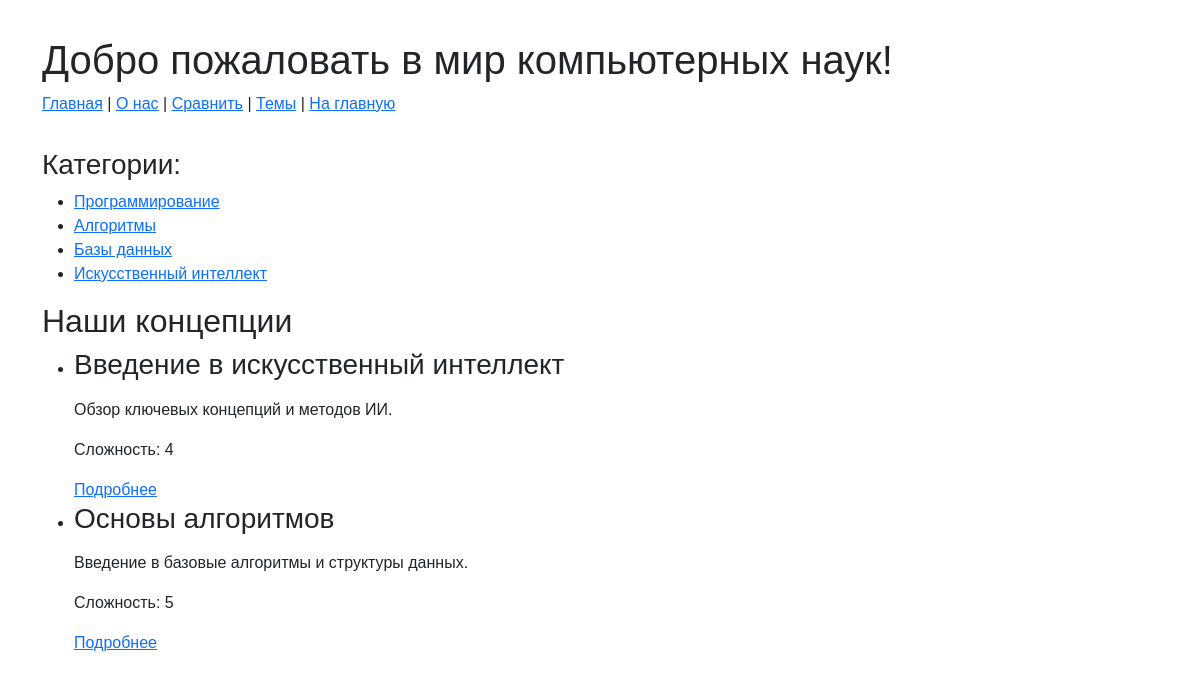
The app's page /, older data.
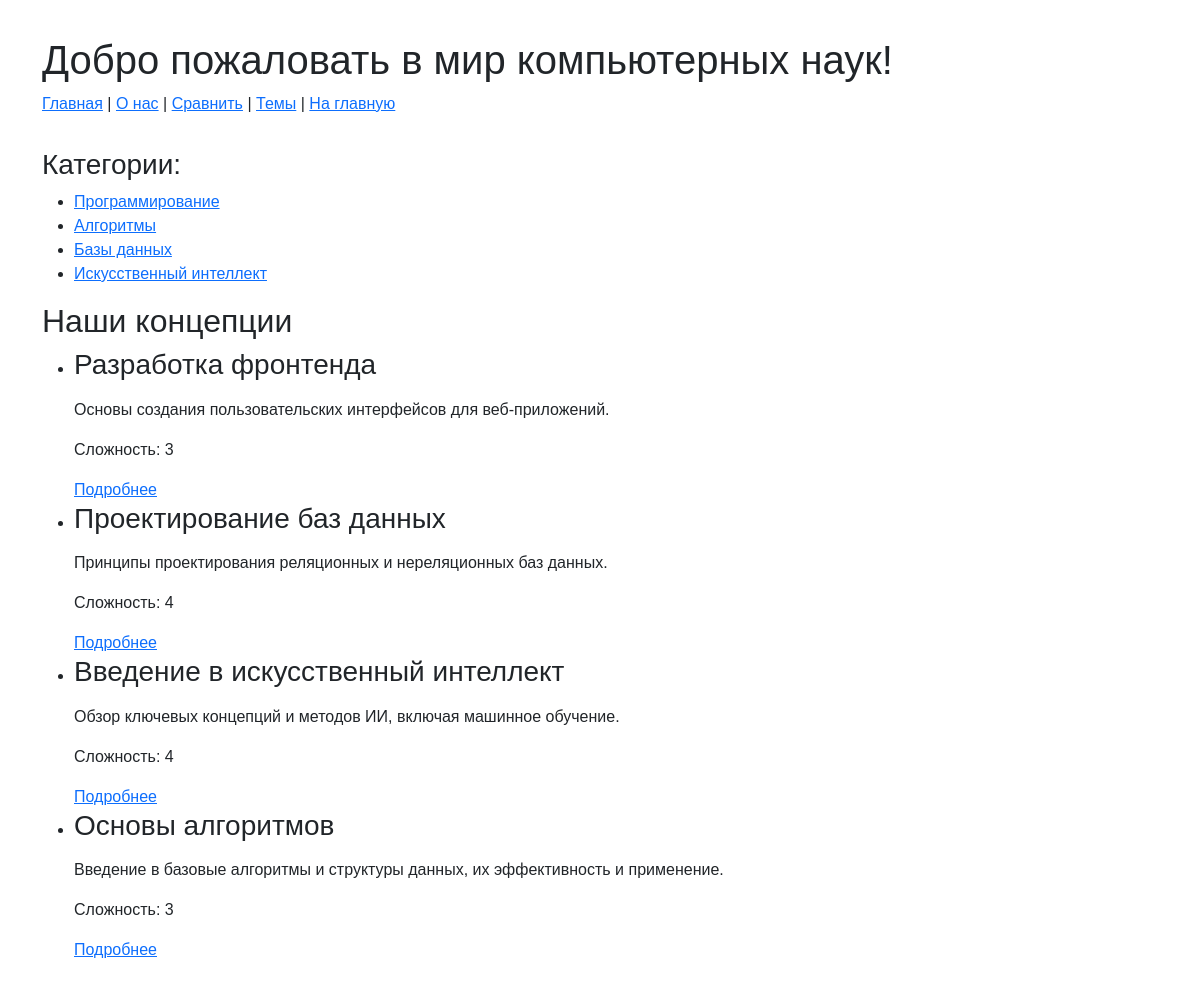
The same page, newer data.
### cs/models.py (models this page shows, shortened)
class ComputerScienceConcept(models.Model):
    class Status(models.IntegerChoices):
        DRAFT = 0, 'Черновик'
        PUBLISHED = 1, 'Опубликовано'
    title = models.CharField(max_length=255, verbose_name="Название концепции")
    slug = models.SlugField(max_length=255, unique=True, db_index=True, verbose_name="URL")
    description = models.TextField(blank=True, verbose_name="Описание")
    difficulty = models.IntegerField(default=1, verbose_name="Сложность (от 1 до 5)") # Новое поле для сложности
    time_create = models.DateTimeField(auto_now_add=True, verbose_name="Время создания")
    time_update = models.DateTimeField(auto_now=True, verbose_name="Время обновления")
    is_published = models.BooleanField(choices=Status.choices, default=Status.DRAFT, verbose_name="Публикация")
    field_of_study = models.ForeignKey(
        FieldOfStudy,
        on_delete=models.CASCADE,
        related_name='concepts',
        verbose_name="Область науки",
        null=True,
        blank=True
    )
    objects = models.Manager()         # Стандартный менеджер
    published = PublishedManager()       # Пользовательский менеджер для опубликованных записей
    class Meta:
        ordering = ['-time_create']
        indexes = [models.Index(fields=['-time_create'])]
        verbose_name = "Концепция компьютерных наук"
        verbose_name_plural = "Концепции компьютерных наук"
    def get_absolute_url(self):
        return reverse('concept_detail', kwargs={'concept_slug': self.slug})

### cs/views.py (the view)
# urls.py: path('', views.index, name='home'),           # Главная страница
def index(request):
    concepts = ComputerScienceConcept.published.all()  # Получаем только опубликованные концепции
    data = {
        'title': 'Главная страница',
        'concepts': concepts, # Передаем концепции в шаблон
    }
    return render(request, 'cs/index.html', context=data)

### cs/models.py (called while the page is built)
    def get_queryset(self):
        return super().get_queryset().filter(is_published=ComputerScienceConcept.Status.PUBLISHED)

### cs/templatetags/cs_tags.py (called while the page is built)
@register.simple_tag()
def get_categories():
    return categories_db

### cs/templates/cs/index.html (shortened to what this page needs)
{% extends 'cs/base.html' %}
{% block heading %}Добро пожаловать в мир компьютерных наук!{% endblock %}
{% block content %}
  <h2>Наши концепции</h2>
  <ul class="list-articles">
      {% for concept in concepts %}
        <li>
          <h3>{{ concept.title }}</h3>
          <p>{{ concept.description|linebreaks|truncatewords:30 }}</p>
          <p>Сложность: {{ concept.difficulty }}</p>
          <a href="{{ concept.get_absolute_url }}">Подробнее</a>
        </li>
      {% endfor %}
  </ul>
{% endblock %}

### cs/templates/cs/base.html (shortened to what this page needs)
{% load static %}
{% load cs_tags %}
<!DOCTYPE html>
<html lang="ru">
<head>
  <link rel="stylesheet" href="https://cdn.jsdelivr.net/npm/bootstrap@5.3.2/dist/css/bootstrap.min.css">
  <link rel="stylesheet" href="{% static 'cs/css/styles.css' %}">
</head>
<body>
  <div class="container">
    <header class="py-3">
      <h1>{% block heading %}Компьютерные науки{% endblock %}</h1>
      <nav>
        <a href="{% url 'home' %}">Главная</a> |
        <a href="{% url 'about' %}">О нас</a> |
        <a href="{% url 'compare' %}">Сравнить</a> |
        <a href="{% url 'cs' %}">Темы</a> |
        <a href="{% url 'go_home' %}">На главную</a>
      </nav>
    </header>
    <div class="categories my-3">
      <h3>Категории:</h3>
      {% get_categories as cats %}
      <ul>
        {% for cat in cats %}
          <li><a href="{% url 'category' cat.id %}">{{ cat.name }}</a></li>
        {% endfor %}
      </ul>
    </div>
    <main>
      {% block content %}{% endblock %}
    </main>
  </div>
</body>
</html>

### cs/static/cs/css/styles.css (style rules this page uses)
body { font-family: Arial, sans-serif; margin: 20px; }
.container { margin-top: 20px; }

Row changes from the older to the newer data that the page shows:
added ComputerScienceConcept: title "Разработка фронтенда", description "Основы создания пользовательских интерфейсов для веб-приложений.", difficulty "3"
added ComputerScienceConcept: title "Проектирование баз данных", description "Принципы проектирования реляционных и нереляционных баз данных.", difficulty "4"
changed ComputerScienceConcept "Введение в искусственный интеллект": description "Обзор ключевых концепций и методов ИИ." → "Обзор ключевых концепций и методов ИИ, включая машинное обучение."
changed ComputerScienceConcept "Основы алгоритмов": description "Введение в базовые алгоритмы и структуры данных." → "Введение в базовые алгоритмы и структуры данных, их эффективность и применение."; difficulty "5" → "3"
